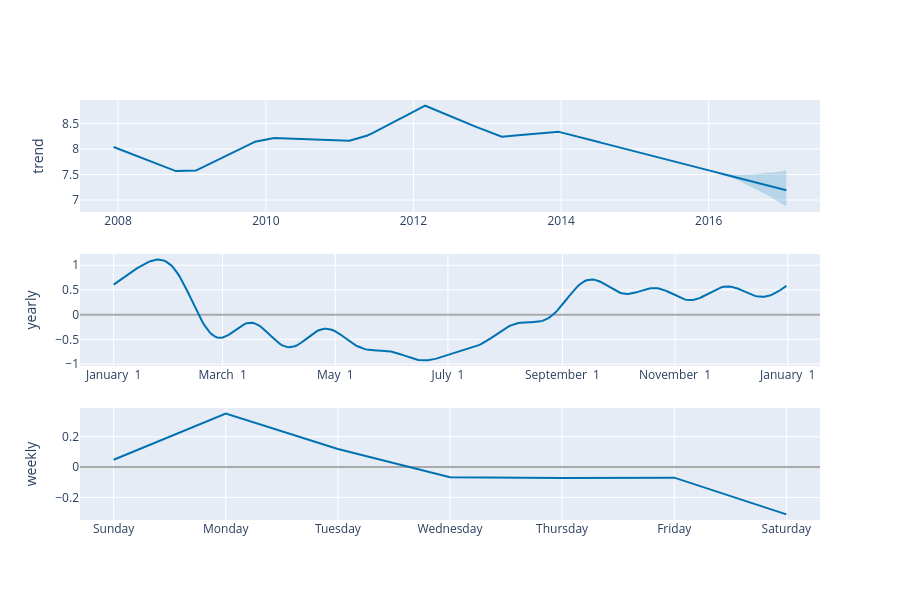

The notebook cell saved with this chart:
### Code cell
plot_components_plotly(m, forecast)

### Figure 1 — Plotly figure (JSON) as saved in the notebook; plotly's stock layout.template omitted (floating-point values rounded to 4 significant figures; data arrays with more than 128 entries replaced by an {"elided": "..."} marker saying what was removed)
{"data": [{"line": {"color": "#0072B2", "width": 2}, "mode": "lines", "name": "trend", "type": "scatter", "x": {"elided": "3270 str values"}, "xaxis": "x", "y": {"elided": "3270 float values"}, "yaxis": "y"}, {"line": {"color": "rgba(0, 114, 178, 0.2)", "width": 0}, "mode": "lines", "name": "trend_upper", "type": "scatter", "x": {"elided": "3270 str values"}, "xaxis": "x", "y": {"elided": "3270 float values"}, "yaxis": "y"}, {"fill": "tonexty", "fillcolor": "rgba(0, 114, 178, 0.2)", "line": {"color": "rgba(0, 114, 178, 0.2)", "width": 0}, "mode": "lines", "name": "trend_lower", "type": "scatter", "x": {"elided": "3270 str values"}, "xaxis": "x", "y": {"elided": "3270 float values"}, "yaxis": "y"}, {"line": {"color": "#0072B2", "width": 2}, "mode": "lines", "name": "yearly", "type": "scatter", "x": {"elided": "365 str values"}, "xaxis": "x2", "y": {"elided": "365 float values"}, "yaxis": "y2"}, {"line": {"color": "#0072B2", "width": 2}, "mode": "lines", "name": "weekly", "type": "scatter", "x": ["2017-01-01T00:00:00", "2017-01-02T00:00:00", "2017-01-03T00:00:00", "2017-01-04T00:00:00", "2017-01-05T00:00:00", "2017-01-06T00:00:00", "2017-01-07T00:00:00"], "xaxis": "x3", "y": [0.04829, 0.3523, 0.1196, -0.06666, -0.07226, -0.06957, -0.3117], "yaxis": "y3"}], "layout": {"height": 600, "showlegend": false, "width": 900, "xaxis": {"anchor": "y", "domain": [0, 1], "range": ["2007-06-26T14:24:00", "2017-07-04T09:36:00"], "type": "date"}, "xaxis2": {"anchor": "y2", "domain": [0, 1], "range": ["2016-12-13T18:54:02.958904115", "2018-01-18T11:04:57.863013581"], "tickformat": "%B %e", "type": "date"}, "xaxis3": {"anchor": "y3", "domain": [0, 1], "range": ["2016-12-31T16:48:00", "2017-01-07T07:12:00"], "tickformat": "%A", "type": "date"}, "yaxis": {"anchor": "x", "autorange": true, "domain": [0.7333, 1], "range": [6.766, 8.96], "rangemode": "normal", "title": {"text": "trend"}, "type": "linear", "zerolinecolor": "#AAA"}, "yaxis2": {"anchor": "x2", "autorange": true, "domain": [0.3667, 0.6333], "range": [-1.04, 1.229], "title": {"text": "yearly"}, "type": "linear", "zerolinecolor": "#AAA"}, "yaxis3": {"anchor": "x3", "autorange": true, "domain": [0, 0.2667], "range": [-0.3486, 0.3892], "title": {"text": "weekly"}, "type": "linear", "zerolinecolor": "#AAA"}}}
